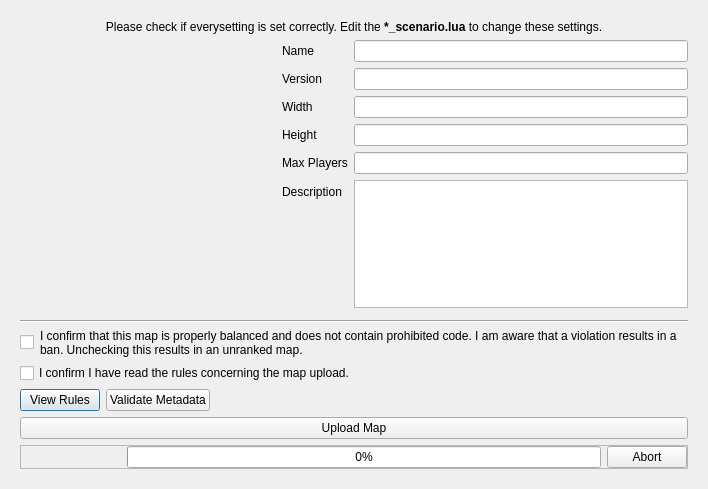
<?xml version="1.0" encoding="UTF-8"?>
<ui version="4.0">
 <class>MapUploadDialog</class>
 <widget class="QDialog" name="MapUploadDialog">
  <property name="geometry">
   <rect>
    <x>0</x>
    <y>0</y>
    <width>708</width>
    <height>489</height>
   </rect>
  </property>
  <property name="windowTitle">
   <string>Dialog</string>
  </property>
  <layout class="QVBoxLayout" name="verticalLayout">
   <item>
    <widget class="QWidget" name="widget" native="true">
     <layout class="QVBoxLayout" name="verticalLayout_2">
      <item>
       <widget class="QLabel" name="label">
        <property name="text">
         <string>Please check if everysetting is set correctly. Edit the &lt;strong&gt;*_scenario.lua&lt;/strong&gt; to change these settings.</string>
        </property>
        <property name="alignment">
         <set>Qt::AlignmentFlag::AlignCenter</set>
        </property>
        <property name="wordWrap">
         <bool>true</bool>
        </property>
       </widget>
      </item>
      <item>
       <layout class="QHBoxLayout" name="horizontalLayout_3">
        <item>
         <widget class="QLabel" name="labelPreview">
          <property name="minimumSize">
           <size>
            <width>256</width>
            <height>256</height>
           </size>
          </property>
          <property name="maximumSize">
           <size>
            <width>256</width>
            <height>256</height>
           </size>
          </property>
          <property name="text">
           <string/>
          </property>
          <property name="alignment">
           <set>Qt::AlignmentFlag::AlignCenter</set>
          </property>
         </widget>
        </item>
        <item>
         <layout class="QFormLayout" name="formLayout">
          <item row="0" column="0">
           <widget class="QLabel" name="label_2">
            <property name="text">
             <string>Name</string>
            </property>
           </widget>
          </item>
          <item row="1" column="0">
           <widget class="QLabel" name="label_3">
            <property name="text">
             <string>Version</string>
            </property>
           </widget>
          </item>
          <item row="2" column="0">
           <widget class="QLabel" name="label_6">
            <property name="text">
             <string>Width</string>
            </property>
           </widget>
          </item>
          <item row="3" column="0">
           <widget class="QLabel" name="label_7">
            <property name="text">
             <string>Height</string>
            </property>
           </widget>
          </item>
          <item row="5" column="0">
           <widget class="QLabel" name="label_5">
            <property name="text">
             <string>Description</string>
            </property>
           </widget>
          </item>
          <item row="0" column="1">
           <widget class="QLineEdit" name="lineName">
            <property name="readOnly">
             <bool>true</bool>
            </property>
           </widget>
          </item>
          <item row="1" column="1">
           <widget class="QLineEdit" name="lineVersion">
            <property name="readOnly">
             <bool>true</bool>
            </property>
           </widget>
          </item>
          <item row="2" column="1">
           <widget class="QLineEdit" name="lineWidth">
            <property name="readOnly">
             <bool>true</bool>
            </property>
           </widget>
          </item>
          <item row="3" column="1">
           <widget class="QLineEdit" name="lineHeight">
            <property name="readOnly">
             <bool>true</bool>
            </property>
           </widget>
          </item>
          <item row="5" column="1">
           <widget class="QPlainTextEdit" name="editDescription">
            <property name="readOnly">
             <bool>true</bool>
            </property>
           </widget>
          </item>
          <item row="4" column="0">
           <widget class="QLabel" name="label_4">
            <property name="text">
             <string>Max Players</string>
            </property>
           </widget>
          </item>
          <item row="4" column="1">
           <widget class="QLineEdit" name="linePlayers">
            <property name="readOnly">
             <bool>true</bool>
            </property>
           </widget>
          </item>
          <item row="6" column="1">
           <spacer name="verticalSpacer">
            <property name="orientation">
             <enum>Qt::Orientation::Vertical</enum>
            </property>
            <property name="sizeHint" stdset="0">
             <size>
              <width>20</width>
              <height>40</height>
             </size>
            </property>
           </spacer>
          </item>
         </layout>
        </item>
       </layout>
      </item>
      <item>
       <widget class="Line" name="line">
        <property name="orientation">
         <enum>Qt::Orientation::Horizontal</enum>
        </property>
       </widget>
      </item>
      <item>
       <layout class="QHBoxLayout" name="horizontalLayout_2" stretch="0,1">
        <item>
         <widget class="QCheckBox" name="checkRanked">
          <property name="text">
           <string/>
          </property>
         </widget>
        </item>
        <item>
         <widget class="QLabel" name="label_8">
          <property name="text">
           <string>I confirm that this map is properly balanced and does not contain prohibited code. I am aware that a violation results in a ban. Unchecking this results in an unranked map.</string>
          </property>
          <property name="wordWrap">
           <bool>true</bool>
          </property>
         </widget>
        </item>
       </layout>
      </item>
      <item>
       <widget class="QCheckBox" name="checkRules">
        <property name="text">
         <string>I confirm I have read the rules concerning the map upload.</string>
        </property>
       </widget>
      </item>
      <item>
       <layout class="QHBoxLayout" name="horizontalLayout">
        <item>
         <widget class="QPushButton" name="buttonRules">
          <property name="text">
           <string>View Rules</string>
          </property>
         </widget>
        </item>
        <item>
         <widget class="QPushButton" name="buttonMetadata">
          <property name="text">
           <string>Validate Metadata</string>
          </property>
         </widget>
        </item>
        <item>
         <spacer name="horizontalSpacer">
          <property name="orientation">
           <enum>Qt::Orientation::Horizontal</enum>
          </property>
          <property name="sizeHint" stdset="0">
           <size>
            <width>40</width>
            <height>20</height>
           </size>
          </property>
         </spacer>
        </item>
       </layout>
      </item>
      <item>
       <widget class="QPushButton" name="buttonUpload">
        <property name="text">
         <string>Upload Map</string>
        </property>
       </widget>
      </item>
      <item>
       <widget class="QFrame" name="progressFrame">
        <property name="frameShape">
         <enum>QFrame::Shape::StyledPanel</enum>
        </property>
        <property name="frameShadow">
         <enum>QFrame::Shadow::Raised</enum>
        </property>
        <layout class="QHBoxLayout" name="horizontalLayout_5">
         <property name="leftMargin">
          <number>0</number>
         </property>
         <property name="topMargin">
          <number>0</number>
         </property>
         <property name="rightMargin">
          <number>0</number>
         </property>
         <property name="bottomMargin">
          <number>0</number>
         </property>
         <item>
          <widget class="QLabel" name="labelStatusBarInfo">
           <property name="minimumSize">
            <size>
             <width>100</width>
             <height>0</height>
            </size>
           </property>
           <property name="text">
            <string/>
           </property>
          </widget>
         </item>
         <item>
          <widget class="QProgressBar" name="progressBar">
           <property name="value">
            <number>0</number>
           </property>
           <property name="alignment">
            <set>Qt::AlignmentFlag::AlignCenter</set>
           </property>
          </widget>
         </item>
         <item>
          <widget class="QPushButton" name="buttonAbort">
           <property name="text">
            <string>Abort</string>
           </property>
          </widget>
         </item>
        </layout>
       </widget>
      </item>
     </layout>
    </widget>
   </item>
  </layout>
 </widget>
 <tabstops>
  <tabstop>lineName</tabstop>
  <tabstop>lineVersion</tabstop>
  <tabstop>lineWidth</tabstop>
  <tabstop>lineHeight</tabstop>
  <tabstop>linePlayers</tabstop>
  <tabstop>editDescription</tabstop>
  <tabstop>checkRanked</tabstop>
  <tabstop>checkRules</tabstop>
  <tabstop>buttonRules</tabstop>
  <tabstop>buttonMetadata</tabstop>
  <tabstop>buttonUpload</tabstop>
 </tabstops>
 <resources/>
 <connections/>
</ui>
